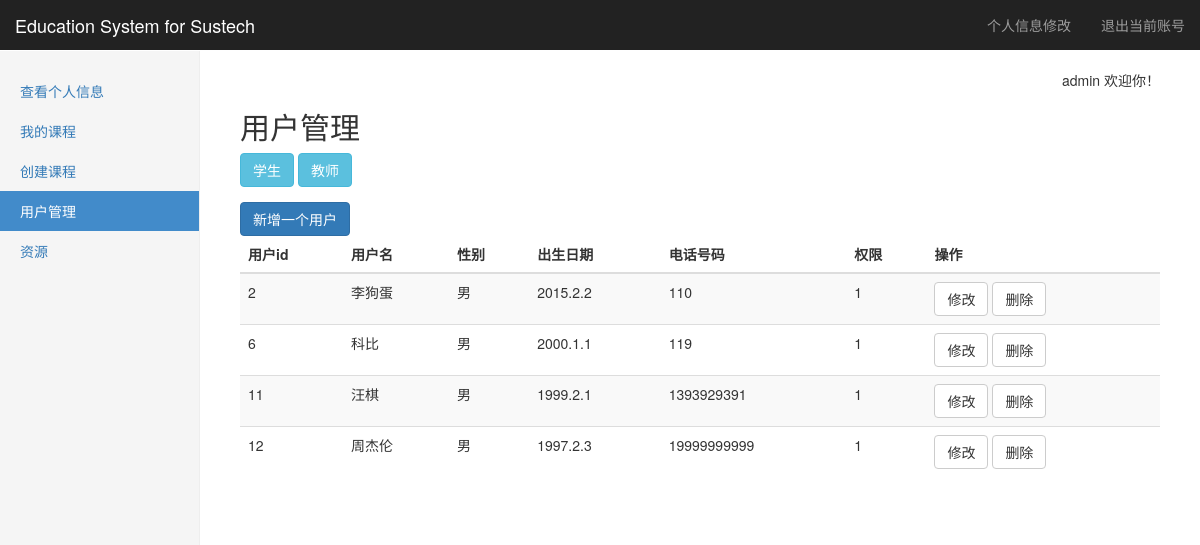
/account (signed in), run on an earlier commit of the app's database.
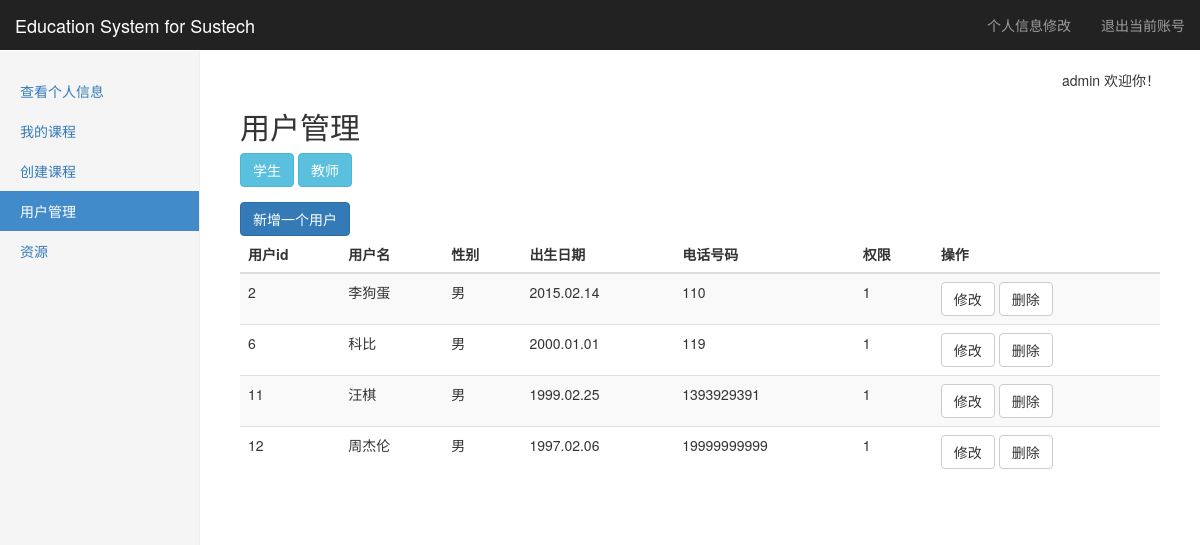
And on a later commit of the database.
### tables this page shows
CREATE TABLE "infor" (
	`userid`	int NOT NULL,
	`telephone`	string NOT NULL,
	`sex`	string NOT NULL,
	`born`	string NOT NULL
);

CREATE TABLE "account" (
	`userid`	INTEGER NOT NULL PRIMARY KEY AUTOINCREMENT,
	`username`	string NOT NULL,
	`password`	string NOT NULL,
	`privilege`	int NOT NULL
);

### Listener.py (the view, shortened to what this page needs)
@app.route(account_url, methods=['GET', 'POST'])
def account():
    Infor=SQL_Infor(get_db())
    Account=SQL_Account(get_db())
    if not (session.get('login') and session.get('username') and session.get('privilege')):
        return redirect(url_for('logout'))
    username = session['username']
    p = session['privilege']
    sidebar = GetSideBar(GetBar(p), '用户管理')
    privilege=request.args.get('privilege','1')
    if(p!=3):
        return redirect(url_for("introduction"))
    if(privilege=="2"):
        user=Infor.GetUserBYprivilege(2)
    else:
        user = Infor.GetUserBYprivilege(1)
    return render_template("account.html",username=username,p=p,sidebar=sidebar,user=user,start=start)

### Config/Link_db.py (called while the page is built)
    def select(self,sql):
        try:
            self.__cursor.execute(sql)
            data = self.__cursor.fetchall()
            return data
        except:
            print("Error: unable to fecth data with sql query: "+sql)
            return False

    def close(self):
        if(self.__db!=None):
            self.__db.close()

### Listener.py (called while the page is built)
def get_db():   #使用flask的g对象，每次访问都会有个独立的g对象，保证线程的数据库操作的安全
    if not hasattr(g, 'db'):
        g.db = Link_db()
    return g.db

def GetBar(privilege):  #根据用户privilege返回不同的sidebar
    if(privilege==3):
        return adminbar
    elif(privilege==2):
        return teacherbar
    elif(privilege==1):
        return studentbar

### SQL_libarary/Func_lib.py (called while the page is built)
def GetSideBar(sidebar,activebar=None): #对sidebar进行整理并返回整理好的元组
    result=[]
    for key in sidebar:
        bar1={}
        bar1['name']=key
        bar1['href']=sidebar[key]
        if(activebar==key):
            bar1['active']='active'
        result.append(bar1)
    return result

### SQL_libarary/SQL_Infor.py (called while the page is built)
    def GetUserBYprivilege(self,privilege):
        sql = "select i.userid,username,born,sex,telephone,privilege from %s i join %s a on a.userid=i.userid where privilege=%s"\
              %(InforTable,AccountTable,privilege)
        data = self.__db.select(sql)
        result=[]
        for i in data:
            mydict={'userid':i[0],'username':i[1],'born':i[2],'sex':i[3],'telephone':i[4],'privilege':i[5]}
            result.append(mydict)
        return result

### templates/account.html (shortened to what this page needs)
{% extends "layout.html" %}
{% block body %}
<h2>用户管理</h2>
<div class="form-group">
<button class="btn btn-info" onclick="go(1);">学生</button>
<button class="btn btn-info" onclick="go(2);">教师</button>
</div>
<button class="btn btn-primary" onclick="show3();">新增一个用户</button>
<div class="table-responsive">
            <table class="table table-striped">
              <thead>
                <tr>
                  <th>用户id</th>
                  <th>用户名</th>
                  <th>性别</th>
                  <th>出生日期</th>
				  <th>电话号码</th>
				  <th>权限</th>
				  <th>操作</th>
                </tr>
              </thead>
			  <tbody>
                {% for i in user %}
				<tr>
					<td>{{ i.userid }}</td>
					<td>{{ i.username }}</td>
					<td>{{ i.sex}}</td>
					<td>{{ i.born }}</td>
					<td>{{ i.telephone }}</td>
					<td>{{ i.privilege }}</td>
					<td>
					<button class="btn btn-default"
						onclick=
	"show1('{{ i.username }}','{{ i.sex }}','{{ i.born }}','{{ i.telephone }}','{{ i.privilege }}')">
						修改
						</button>
						<button class="btn btn-default"
						onclick=
	"show2('{{ i.username }}','{{ i.sex }}','{{ i.born }}','{{ i.telephone }}','{{ i.privilege }}')">
						删除
						</button>
					</td>
				</tr>
				{% endfor %}
			</tbody>
            </table>
</div>
<link href="../static/css/bootstrap-datetimepicker.min.css" rel="stylesheet" />
{% endblock %}

### templates/layout.html (shortened to what this page needs)
<!DOCTYPE html>
<html lang="zh-CN">
  <head>
	<link href="../static/css/bootstrap.min.css" rel="stylesheet">
	<link href="../static/css/dashboard.css" rel="stylesheet">
	<link href="../static/css/upload.css" rel="stylesheet">
  </head>
  <body>
	    <nav class="navbar navbar-inverse navbar-fixed-top">
		  <div class="container-fluid">
			<div class="navbar-header">
			  <a class="navbar-brand" href="/introduction">Education System for Sustech</a>
			</div>
			<div id="navbar" class="navbar-collapse collapse">
			  <ul class="nav navbar-nav navbar-right">
				<li><a href="/myinformation/change">个人信息修改</a></li>
				<li><a href="/logout">退出当前账号</a></li>
			  </ul>
			</div>
		  </div>
		</nav>
		<div class="container-fluid">
		  <div class="row">
			<div class="col-sm-3 col-md-2 sidebar">
			  <ul class="nav nav-sidebar">
			  {% for bar in sidebar %}
				<li {% if bar.active=="active" %}class="active"{% endif %}>
					<a href="{{ bar.href }}">{{ bar.name }}</a>
				</li>
			  {% endfor %}
			  </ul>
			</div>
			<div class="col-sm-9 col-sm-offset-3 col-md-10 col-md-offset-2 main">
			<p class="text-right">{{ username }}  欢迎你！</p>
				{% block body %}{% endblock %}
			</div>
		  </div>
		</div>
  </body>
</html>

### static/css/dashboard.css (style rules this page uses)
body { padding-top: 50px; }
.navbar-fixed-top { border: 0; }
.sidebar { display: none; }
@media (min-width: 768px) { .sidebar { position: fixed; top: 51px; bottom: 0; left: 0; z-index: 1000; display: block; padding: 20px; overflow-x: hidden; overflow-y: auto; background-color: #f5f5f5; border-right: 1px solid #eee; } }
.nav-sidebar { margin-right: -21px; margin-bottom: 20px; margin-left: -20px; }
.nav-sidebar > li > a { padding-right: 20px; padding-left: 20px; }
.nav-sidebar > .active > a, .nav-sidebar > .active > a:hover, .nav-sidebar > .active > a:focus { color: #fff; background-color: #428bca; }
.main { padding: 20px; }
@media (min-width: 768px) { .main { padding-right: 40px; padding-left: 40px; } }

What changed in the data, as far as the page shows it:
changed infor "李狗蛋": born "2015.2.2" → "2015.02.14"
changed infor "科比": born "2000.1.1" → "2000.01.01"
changed infor "汪棋": born "1999.2.1" → "1999.02.25"
changed infor "周杰伦": born "1997.2.3" → "1997.02.06"
